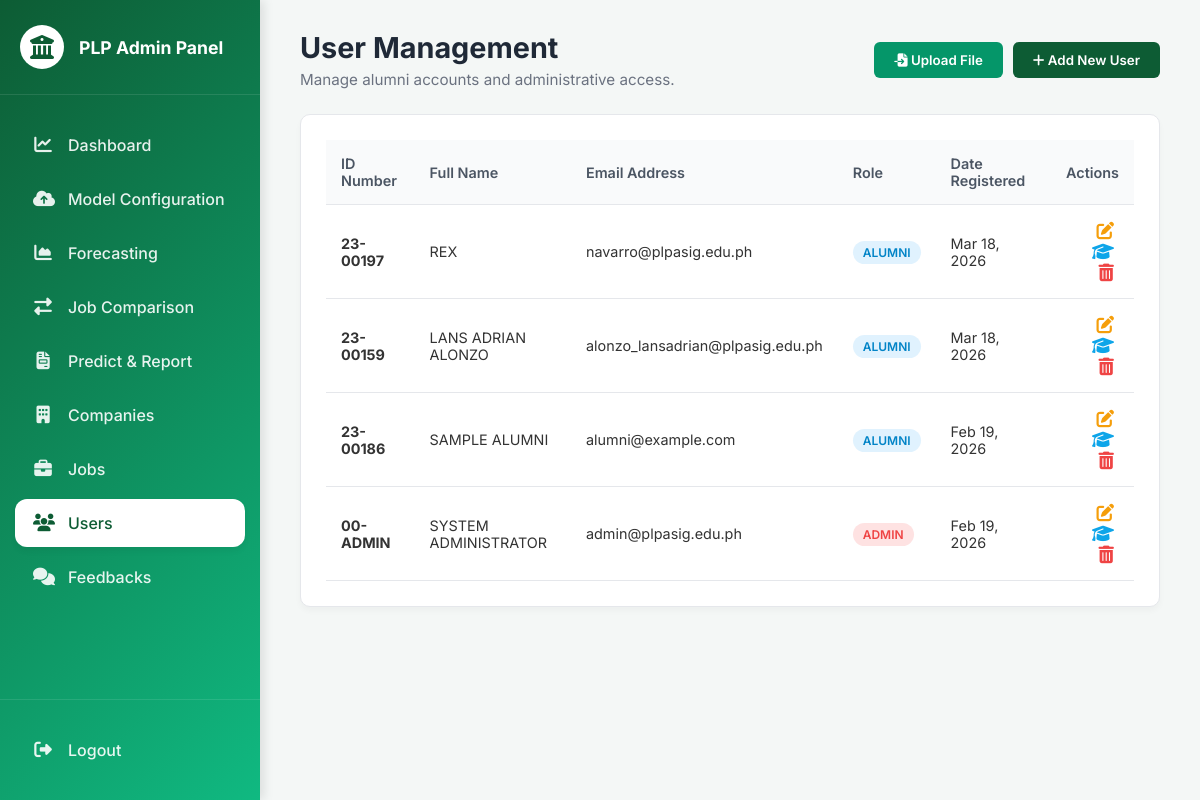
The app's page /admin/admin_users.php with its own data.
### tables this page shows
CREATE TABLE `users` (
  `id` int(11) NOT NULL,
  `student_id` varchar(20) NOT NULL,
  `full_name` varchar(255) NOT NULL,
  `email` varchar(255) DEFAULT NULL,
  `password` varchar(255) NOT NULL,
  `role` varchar(50) NOT NULL DEFAULT 'alumni',
  `created_at` timestamp NOT NULL DEFAULT current_timestamp(),
  `is_temporary` tinyint(1) NOT NULL DEFAULT 1,
  `program_id` int(11) DEFAULT NULL COMMENT 'Degree/program on file',
  `avg_professional_grade` decimal(5,2) DEFAULT NULL COMMENT 'Coursework avg 0-100',
  `avg_elective_grade` decimal(5,2) DEFAULT NULL COMMENT 'Coursework avg 0-100',
  `record_soft_skills_avg` decimal(5,2) DEFAULT NULL COMMENT 'Official soft skills avg 0-100',
  `record_hard_skills_avg` decimal(5,2) DEFAULT NULL COMMENT 'Official hard skills avg 0-100',
  `gpa` decimal(3,2) DEFAULT NULL COMMENT 'PLP scale 1.00-5.00 (lower is better)',
  `ojt_grade_percent` decimal(5,2) DEFAULT NULL COMMENT 'OJT final 60-100'
);

### admin/admin_users.php (the view, shortened to what this page needs)
<?php
require '../includes/db.php';
$results_per_page = 10;
$page = isset($_GET['page']) && is_numeric($_GET['page']) ? $_GET['page'] : 1;
$start_from = ($page - 1) * $results_per_page;
?>
<!DOCTYPE html>
<html lang="en">
<head>
    <link rel="stylesheet" href="../assets/css/admin-style.css?v=2">
    <link rel="stylesheet" href="https://cdnjs.cloudflare.com/ajax/libs/font-awesome/6.4.0/css/all.min.css">
</head>
<body>
    <?php include '../includes/admin_sidebar.php'; ?>
    <main class="admin-main">
        <div class="page-title" style="display: flex; justify-content: space-between; align-items: center;">
            <div>
                <h1>User Management</h1>
                <p>Manage alumni accounts and administrative access.</p>
            </div>
            <div style="display: flex; gap: 10px;">
                <button class="btn-upload" id="openImportModal" style="background: #059669; color:white; border:none; padding:10px 20px; border-radius:6px; cursor:pointer;"><i class="fas fa-file-import"></i> Upload File</button>
                <button class="btn-upload" id="openAddUserModal"><i class="fas fa-plus"></i> Add New User</button>
            </div>
        </div>
        <div class="admin-card">
            <table class="admin-table">
                <thead>
                    <tr>
                        <th>ID Number</th>
                        <th>Full Name</th>
                        <th>Email Address</th>
                        <th>Role</th>
                        <th>Date Registered</th>
                        <th style="text-align: right;">Actions</th>
                    </tr>
                </thead>
                <tbody id="userTableBody">
                    <?php
                    $result = $conn->query("SELECT * FROM users ORDER BY created_at DESC LIMIT $start_from, $results_per_page");
                    while($row = $result->fetch_assoc()):
                        $badge_class = ($row['role'] == 'admin') ? 'role-admin' : 'role-alumni';
                    ?>
                    <tr>
                        <td><strong><?php echo htmlspecialchars($row['student_id']); ?></strong></td>
                        <td style="text-transform: uppercase;"><?php echo htmlspecialchars($row['full_name']); ?></td>
                        <td><?php echo htmlspecialchars($row['email']); ?></td>
                        <td><span class='role-badge <?php echo $badge_class; ?>'><?php echo ucfirst($row['role']); ?></span></td>
                        <td><?php echo date("M d, Y", strtotime($row['created_at'])); ?></td>
                        <td style='text-align: right;'>
                            <button class='action-btn action-edit' data-id='<?php echo $row['student_id']; ?>' data-name='<?php echo $row['full_name']; ?>' data-email='<?php echo $row['email']; ?>' data-role='<?php echo $row['role']; ?>'><i class='fas fa-edit'></i></button>
                            <?php
                            $btn_pid = isset($row['program_id']) && $row['program_id'] !== null ? (string) (int) $row['program_id'] : '';
                            $btn_ap = isset($row['avg_professional_grade']) && $row['avg_professional_grade'] !== null ? htmlspecialchars((string) $row['avg_professional_grade'], ENT_QUOTES, 'UTF-8') : '';
                            $btn_ae = isset($row['avg_elective_grade']) && $row['avg_elective_grade'] !== null ? htmlspecialchars((string) $row['avg_elective_grade'], ENT_QUOTES, 'UTF-8') : '';
                            $btn_ss = isset($row['record_soft_skills_avg']) && $row['record_soft_skills_avg'] !== null ? htmlspecialchars((string) $row['record_soft_skills_avg'], ENT_QUOTES, 'UTF-8') : '';
                            $btn_hs = isset($row['record_hard_skills_avg']) && $row['record_hard_skills_avg'] !== null ? htmlspecialchars((string) $row['record_hard_skills_avg'], ENT_QUOTES, 'UTF-8') : '';
                            ?>
                            <button type="button" class='action-btn action-academic' data-id='<?php echo htmlspecialchars($row['student_id']); ?>' data-name='<?php echo htmlspecialchars(strtoupper($row['full_name'])); ?>' data-gpa='<?php echo isset($row['gpa']) && $row['gpa'] !== null ? htmlspecialchars((string) $row['gpa']) : ''; ?>' data-ojt='<?php echo isset($row['ojt_grade_percent']) && $row['ojt_grade_percent'] !== null ? htmlspecialchars((string) $row['ojt_grade_percent']) : ''; ?>' data-program-id='<?php echo htmlspecialchars($btn_pid); ?>' data-avg-prof='<?php echo $btn_ap; ?>' data-avg-elec='<?php echo $btn_ae; ?>' data-soft='<?php echo $btn_ss; ?>' data-hard='<?php echo $btn_hs; ?>'><i class='fas fa-graduation-cap'></i></button>
                            <a href='?delete_id=<?php echo urlencode($row['student_id']); ?>' class='action-btn action-delete' onclick="return confirm('Delete this user?');"><i class='fas fa-trash-alt'></i></a>
                        </td>
                    </tr>
                    <?php endwhile; ?>
                </tbody>
            </table>
        </div>
    </main>
</body>
</html>

### includes/admin_sidebar.php
<aside class="admin-sidebar">
    <div class="sidebar-brand">
        <i class="fas fa-university"></i>
        <span>PLP Admin Panel</span>
    </div>
    <ul class="sidebar-menu">
        <li>
            <a href="../admin/admin_dashboard.php" class="<?php echo basename($_SERVER['PHP_SELF']) == 'admin_dashboard.php' ? 'active' : ''; ?>">
                <i class="fas fa-chart-line"></i> Dashboard
            </a>
        </li>
        <li>
            <a href="../admin/admin_models.php" class="<?php echo basename($_SERVER['PHP_SELF']) == 'admin_models.php' ? 'active' : ''; ?>">
                <i class="fas fa-cloud-upload-alt"></i> Model Configuration
            </a>
        </li>
        <li>
            <a href="../admin/admin_forecasting.php" class="<?php echo basename($_SERVER['PHP_SELF']) == 'admin_forecasting.php' ? 'active' : ''; ?>">
                <i class="fas fa-chart-area"></i> Forecasting
            </a>
        </li>
        <li>
            <a href="../admin/admin_employment_comp.php" class="<?php echo basename($_SERVER['PHP_SELF']) == 'admin_employment_comp.php' ? 'active' : ''; ?>">
                <i class="fas fa-exchange-alt"></i> Job Comparison
            </a>
        </li>
        <li>
            <a href="../admin/admin_predict_report.php" class="<?php echo basename($_SERVER['PHP_SELF']) == 'admin_predict_report.php' ? 'active' : ''; ?>">
                <i class="fas fa-file-invoice"></i> Predict & Report
            </a>
        </li>
        <li>
            <a href="../admin/admin_companies.php" class="<?php echo basename($_SERVER['PHP_SELF']) == 'admin_companies.php' ? 'active' : ''; ?>">
                <i class="fas fa-building"></i> Companies
            </a>
        </li>
        <li>
            <a href="../admin/admin_jobs.php" class="<?php echo basename($_SERVER['PHP_SELF']) == 'admin_jobs.php' ? 'active' : ''; ?>">
                <i class="fas fa-briefcase"></i> Jobs
            </a>
        </li>
        <li>
            <a href="../admin/admin_users.php" class="<?php echo basename($_SERVER['PHP_SELF']) == 'admin_users.php' ? 'active' : ''; ?>">
                <i class="fas fa-users"></i> Users
            </a>
        </li>
        <li>
            <a href="../admin/admin_feedbacks.php" class="<?php echo basename($_SERVER['PHP_SELF']) == 'admin_feedbacks.php' ? 'active' : ''; ?>">
                <i class="fas fa-comments"></i> Feedbacks
            </a>
        </li>
    </ul>
    <div class="sidebar-footer" style="padding-left: 0; padding-right: 0;">
        <ul class="sidebar-menu" style="padding: 0;">
            <li>
                <a href="../index.php"><i class="fas fa-sign-out-alt"></i> Logout</a>
            </li>
        </ul>
    </div>
</aside>

### assets/css/admin-style.css (style rules this page uses)
* { margin: 0; padding: 0; box-sizing: border-box; font-family: 'Inter', sans-serif; }
body { background-color: #f4f7f6; color: #333; display: flex; }
.admin-sidebar { width: 260px; background: linear-gradient(135deg, #0d5c34 0%, #10b981 100%); color: white; height: 100vh; position: fixed; display: flex; flex-direction: column; box-shadow: 4px 0 10px rgba(0,0,0,0.1); }
.sidebar-brand { padding: 25px 20px; display: flex; align-items: center; gap: 15px; border-bottom: 1px solid rgba(255,255,255,0.1); }
.sidebar-brand i { font-size: 24px; background: white; color: #0d5c34; padding: 10px; border-radius: 50%; }
.sidebar-brand span { font-size: 1.1rem; font-weight: 700; }
.sidebar-menu { list-style: none; padding: 20px 0; flex: 1; }
.sidebar-menu li a { display: flex; align-items: center; padding: 14px 18px; margin: 6px 15px; color: rgba(255,255,255,0.9); text-decoration: none; font-weight: 500; border-radius: 12px; transition: all 0.3s ease; gap: 15px; }
.sidebar-menu li a i { width: 20px; text-align: center; font-size: 1.1rem; transition: color 0.3s ease; }
.sidebar-menu li a:hover, .sidebar-menu li a.active { background-color: #ffffff; color: #0d5c34; box-shadow: 0 4px 6px rgba(0,0,0,0.05); }
.sidebar-menu li a:hover i, .sidebar-menu li a.active i { color: #0d5c34; }
.sidebar-footer { padding: 20px; border-top: 1px solid rgba(255,255,255,0.1); }
.admin-main { margin-left: 260px; width: calc(100% - 260px); padding: 30px 40px; }
.page-title { margin-bottom: 25px; }
.page-title h1 { font-size: 1.8rem; color: #1f2937; margin-bottom: 5px; }
.page-title p { color: #6b7280; font-size: 0.95rem; }
.admin-card { background: white; border-radius: 10px; padding: 25px; box-shadow: 0 4px 6px rgba(0,0,0,0.03); border: 1px solid #e5e7eb; margin-bottom: 25px; }
.admin-table { width: 100%; border-collapse: collapse; }
.admin-table th, .admin-table td { padding: 15px; text-align: left; border-bottom: 1px solid #e5e7eb; font-size: 0.9rem; }
.admin-table th { background-color: #f9fafb; color: #4b5563; font-weight: 600; }
.btn-upload { background-color: #0d5c34; color: white; border: none; padding: 10px 20px; border-radius: 6px; cursor: pointer; font-weight: 600; transition: 0.2s; }

### admin/admin_users.php (style rules this page uses)
.role-badge { padding: 4px 10px; border-radius: 20px; font-size: 0.75rem; font-weight: 600; text-transform: uppercase; }
.role-admin { background: #fee2e2; color: #ef4444; }
.role-alumni { background: #e0f2fe; color: #0284c7; }
.action-btn { background: none; border: none; cursor: pointer; font-size: 1.1rem; margin: 0 5px; display: inline-block; }
.action-edit { color: #f59e0b; }
.action-delete { color: #ef4444; }
.action-academic { color: #0ea5e9; }

### records on screen
users: student "23-00197", full_name "REX", email "navarro@plpasig.edu.ph", role "ALUMNI", created_at "Mar 18, 2026"
users: student "23-00159", full_name "LANS ADRIAN ALONZO", email "alonzo_lansadrian@plpasig.edu.ph", role "ALUMNI", created_at "Mar 18, 2026"
users: student "23-00186", full_name "SAMPLE ALUMNI", email "alumni@example.com", role "ALUMNI", created_at "Feb 19, 2026"
users: student "00-ADMIN", full_name "SYSTEM ADMINISTRATOR", email "admin@plpasig.edu.ph", role "ADMIN", created_at "Feb 19, 2026"
